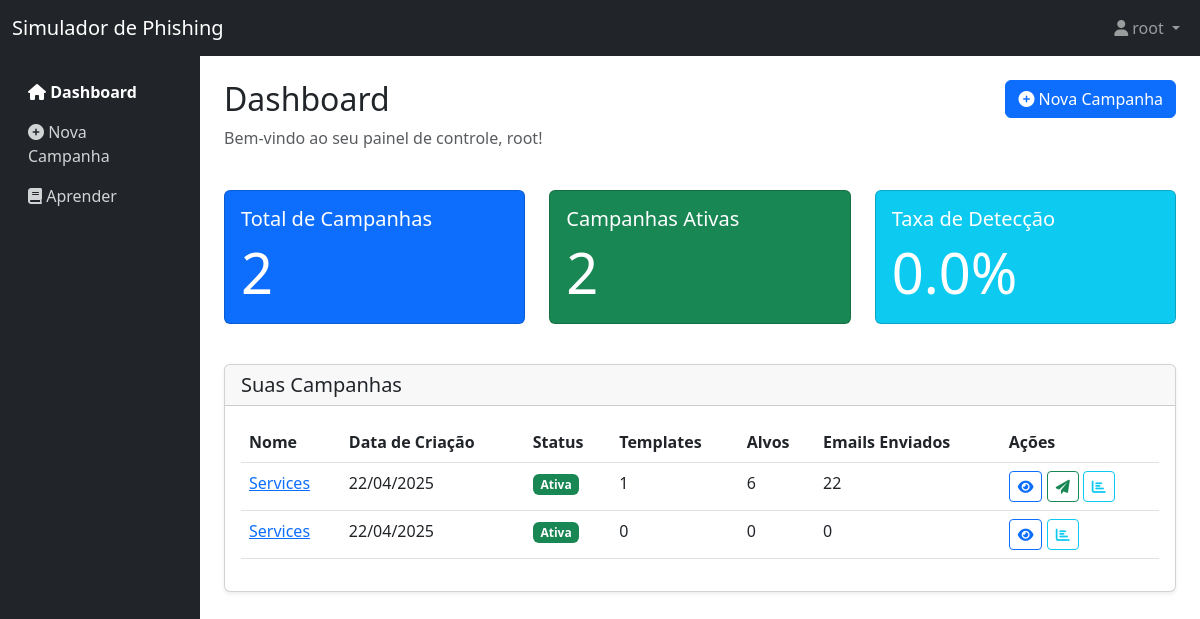
The page /dashboard (signed in) on the database its author committed.
### app.py (models this page shows, shortened)
class User(UserMixin, db.Model):
    id = db.Column(db.Integer, primary_key=True)
    username = db.Column(db.String(150), unique=True, nullable=False)
    email = db.Column(db.String(150), unique=True, nullable=False)
    password_hash = db.Column(db.String(150), nullable=False)
    is_admin = db.Column(db.Boolean, default=False)
    campaigns = db.relationship('Campaign', backref='creator', lazy=True)

class Campaign(db.Model):
    id = db.Column(db.Integer, primary_key=True)
    name = db.Column(db.String(100), nullable=False)
    description = db.Column(db.Text)
    created_at = db.Column(db.DateTime, default=datetime.utcnow)
    active = db.Column(db.Boolean, default=True)
    creator_id = db.Column(db.Integer, db.ForeignKey('user.id'), nullable=False)
    templates = db.relationship('EmailTemplate', backref='campaign', lazy=True, cascade="all, delete-orphan")
    targets = db.relationship('Target', backref='campaign', lazy=True, cascade="all, delete-orphan")
    emails = db.relationship('Email', backref='campaign', lazy=True, cascade="all, delete-orphan")

### app.py (the view)
@app.route('/dashboard')
@login_required
def dashboard():
    user_campaigns = Campaign.query.filter_by(creator_id=current_user.id).all()
    return render_template('dashboard.html', campaigns=user_campaigns)

### app.py (called while the page is built)
@login_manager.user_loader
def load_user(user_id):
    return User.query.get(int(user_id))

### templates/dashboard.html (shortened to what this page needs)
{% extends 'base.html' %}
{% block content %}
<div class="row mb-4">
    <div class="col">
        <h2>Dashboard</h2>
        <p class="text-muted">Bem-vindo ao seu painel de controle, {{ current_user.username }}!</p>
    </div>
    <div class="col-auto">
        <a href="{{ url_for('new_campaign') }}" class="btn btn-primary">
            <i class="fas fa-plus-circle"></i> Nova Campanha
        </a>
    </div>
</div>
<div class="row mb-4">
    <div class="col-md-4">
        <div class="card text-white bg-primary mb-3">
            <div class="card-body">
                <h5 class="card-title">Total de Campanhas</h5>
                <p class="card-text display-4">{{ campaigns|length }}</p>
            </div>
        </div>
    </div>
    <div class="col-md-4">
        <div class="card text-white bg-success mb-3">
            <div class="card-body">
                <h5 class="card-title">Campanhas Ativas</h5>
                <p class="card-text display-4">{{ campaigns|selectattr('active', 'eq', true)|list|length }}</p>
            </div>
        </div>
    </div>
    <div class="col-md-4">
        <div class="card text-white bg-info mb-3">
            <div class="card-body">
                <h5 class="card-title">Taxa de Detecção</h5>
                {% set total_emails = namespace(value=0) %}
                {% set reported_emails = namespace(value=0) %}
                {% for campaign in campaigns %}
                    {% for email in campaign.emails %}
                        {% set total_emails.value = total_emails.value + 1 %}
                        {% if email.reported %}
                            {% set reported_emails.value = reported_emails.value + 1 %}
                        {% endif %}
                    {% endfor %}
                {% endfor %}
                {% if total_emails.value > 0 %}
                    {% set report_rate = (reported_emails.value / total_emails.value) * 100 %}
                {% else %}
                    {% set report_rate = 0 %}
                {% endif %}
                <p class="card-text display-4">{{ "%.1f"|format(report_rate) }}%</p>
            </div>
        </div>
    </div>
</div>
<div class="card shadow-sm">
    <div class="card-header">
        <h5 class="mb-0">Suas Campanhas</h5>
    </div>
    <div class="card-body">
        {% if campaigns %}
        <div class="table-responsive">
            <table class="table table-hover">
                <thead>
                    <tr>
                        <th>Nome</th>
                        <th>Data de Criação</th>
                        <th>Status</th>
                        <th>Templates</th>
                        <th>Alvos</th>
                        <th>Emails Enviados</th>
                        <th>Ações</th>
                    </tr>
                </thead>
                <tbody>
                    {% for campaign in campaigns %}
                    <tr>
                        <td><a href="{{ url_for('campaign_detail', campaign_id=campaign.id) }}">{{ campaign.name }}</a></td>
                        <td>{{ campaign.created_at.strftime('%d/%m/%Y') }}</td>
                        <td>
                            {% if campaign.active %}
                            <span class="badge bg-success">Ativa</span>
                            {% else %}
                            <span class="badge bg-secondary">Inativa</span>
                            {% endif %}
                        </td>
                        <td>{{ campaign.templates|length }}</td>
                        <td>{{ campaign.targets|length }}</td>
                        <td>{{ campaign.emails|length }}</td>
                        <td>
                            <a href="{{ url_for('campaign_detail', campaign_id=campaign.id) }}" class="btn btn-sm btn-outline-primary">
                                <i class="fas fa-eye"></i>
                            </a>
                            {% if campaign.templates|length > 0 and campaign.targets|length > 0 %}
                            <a href="{{ url_for('send_campaign', campaign_id=campaign.id) }}" class="btn btn-sm btn-outline-success">
                                <i class="fas fa-paper-plane"></i>
                            </a>
                            {% endif %}
                            <a href="{{ url_for('campaign_results', campaign_id=campaign.id) }}" class="btn btn-sm btn-outline-info">
                                <i class="fas fa-chart-bar"></i>
                            </a>
                        </td>
                    </tr>
                    {% endfor %}
                </tbody>
            </table>
        </div>
        {% else %}
        <div class="text-center py-4">
            <i class="fas fa-folder-open fa-4x mb-3 text-muted"></i>
            <p class="mb-0">Você ainda não criou nenhuma campanha.</p>
            <p>Clique no botão "Nova Campanha" para começar.</p>
        </div>
        {% endif %}
    </div>
</div>
{% endblock %}

### templates/base.html (shortened to what this page needs)
<!DOCTYPE html>
<html lang="pt-br">
<head>
    <link href="https://cdn.jsdelivr.net/npm/bootstrap@5.3.0-alpha1/dist/css/bootstrap.min.css" rel="stylesheet">
    <link rel="stylesheet" href="https://cdnjs.cloudflare.com/ajax/libs/font-awesome/6.0.0/css/all.min.css">
</head>
<body>
    <nav class="navbar navbar-expand-lg navbar-dark bg-dark">
        <div class="container-fluid">
            <a class="navbar-brand" href="{{ url_for('dashboard') }}">Simulador de Phishing</a>
            <div class="collapse navbar-collapse" id="navbarNav">
                <ul class="navbar-nav ms-auto">
                    {% if current_user.is_authenticated %}
                    <li class="nav-item dropdown">
                        <a class="nav-link dropdown-toggle" href="#" id="userDropdown" role="button" data-bs-toggle="dropdown">
                            <i class="fas fa-user"></i> {{ current_user.username }}
                        </a>
                    </li>
                    {% endif %}
                </ul>
            </div>
        </div>
    </nav>
    <div class="container-fluid">
        <div class="row">
            {% if current_user.is_authenticated %}
            <div class="col-md-2 d-none d-md-block sidebar pt-3">
                <div class="position-sticky">
                    <ul class="nav flex-column">
                        <li class="nav-item">
                            <a class="nav-link {% if request.endpoint == 'dashboard' %}active{% endif %}" href="{{ url_for('dashboard') }}">
                                <i class="fas fa-home"></i> Dashboard
                            </a>
                        </li>
                        <li class="nav-item">
                            <a class="nav-link {% if request.endpoint == 'new_campaign' %}active{% endif %}" href="{{ url_for('new_campaign') }}">
                                <i class="fas fa-plus-circle"></i> Nova Campanha
                            </a>
                        </li>
                        <li class="nav-item">
                            <a class="nav-link {% if request.endpoint == 'learn' %}active{% endif %}" href="{{ url_for('learn') }}">
                                <i class="fas fa-book"></i> Aprender
                            </a>
                        </li>
                    </ul>
                </div>
            </div>
            <main class="col-md-10 ms-sm-auto px-md-4 py-4">
            {% else %}
            <main class="col-12 px-md-4 py-4">
            {% endif %}
                {% block content %}{% endblock %}
            </main>
        </div>
    </div>
</body>
</html>

### templates/base.html (style rules this page uses)
.sidebar { min-height: calc(100vh - 56px); background-color: #212529; }
.sidebar .nav-link { color: rgba(255, 255, 255, 0.8); }
.sidebar .nav-link.active { color: white; font-weight: bold; }

### rows shown on the page
User: username "root"
Campaign: name "Services", created_at "22/04/2025", active "Ativa", templates|length "1", targets|length "6", emails|length "22"
Campaign: name "Services", created_at "22/04/2025", active "Ativa", templates|length "0", targets|length "0", emails|length "0"

### other values the page prints
{{ campaigns|length }} "2"
{{ campaigns|selectattr('active', 'eq', true)|list|length }} "2"
{{ "%.1f"|format(report_rate) }} "0.0"
